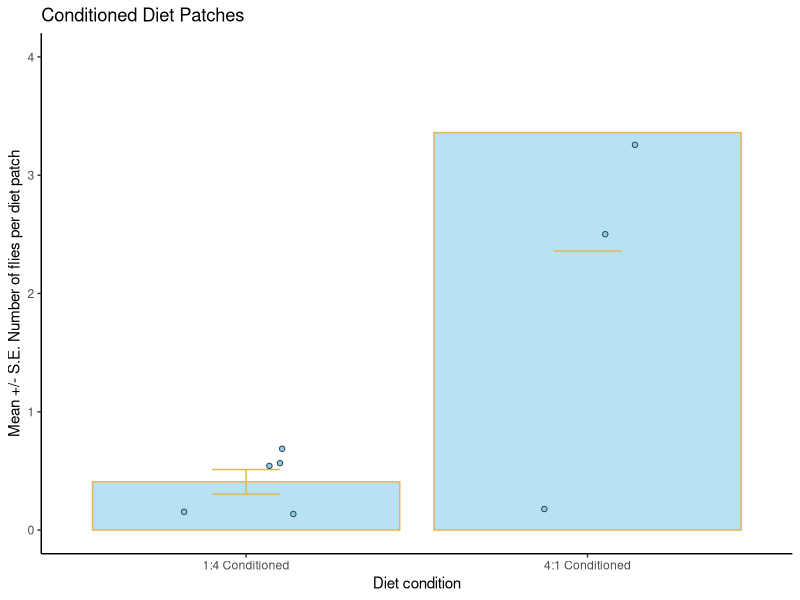

Write the R code that produced this figure.
#### INSTALL PACKAGES 
library(tidyverse)
library(readxl)
library(patchwork)


## Import Data
conditioned_diets_2 <- read_excel("data/male_conditioned_rep2_mean.xlsx")

## Making the data long 
conditioned_diets_2_long <- conditioned_diets_2 %>% 
  pivot_longer(cols = ("4:1 Conditioned":"1:4 Conditioned"), names_to = "diet", values_to = "fly_numbers")

#### CALCULATING THE MEAN AVERAGE 

## Summarising the data; mean, sd, se
conditioned_diets_2_summary <- conditioned_diets_2_long   %>%  
  group_by(diet) %>% 
  summarise(mean = mean(fly_numbers),
            sd = sd(fly_numbers),
            n = n(),
            se = sd/sqrt(n))


## Visualising the mean average with a bar plot
# creating a boxplot with the data that has been summarised
conditioned_diets_2_plot <- conditioned_diets_2_summary %>% 
  ggplot(aes(x = diet, y = mean))+
  geom_bar(stat = "identity",
           fill = "skyblue",
           colour = "#E5B457",
           alpha = 0.6)+
  geom_errorbar(aes(ymin = mean-se, ymax = mean+se), 
                colour = "#E5B457",
                width = 0.2)+
  geom_jitter(data = conditioned_diets_2_long,
              aes(x = diet,
                  y = fly_numbers),
              fill = "skyblue",
              colour = "#3a3c3d",
              width = 0.2,
              shape = 21)+
  ylim(0.0, 4.0)+
  labs(x = "Diet condition",
       y = "Mean +/- S.E. Number of flies per diet patch",
       title = "Conditioned Diet Patches")+
  theme_classic() 
